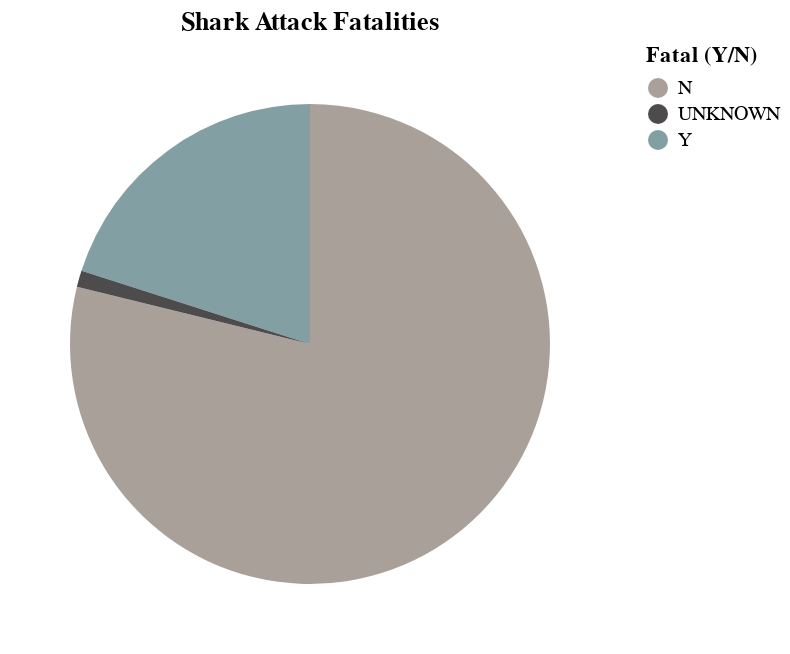

The notebook cell this image was saved under:
### Code cell
fatal_count = attacks.value_counts('Fatal (Y/N)').to_frame(name = 'Attacks').reset_index()


fatal_pie = alt.Chart(fatal_count, title = 'Shark Attack Fatalities').mark_arc(outerRadius = 120).encode(
    alt.Theta('Attacks').stack(True),
    color = 'Fatal (Y/N)'
).configure_range(
    category={'scheme': color_scheme}
)
#text = fatal_pie.mark_text(radius=140, size=20).encode(text="Attacks:Q")

fatal_pie #+ text

### Figure 1 — Vega-Lite specification as saved in the notebook (floating-point values rounded to 4 significant figures)
{"config": {"view": {"continuousWidth": 300, "continuousHeight": 300}, "range": {"category": {"scheme": ["#e9dfd7", "#c3b8af", "#595959", "#423d3e", "#97bfc5", "#799ba0"]}}}, "data": {"name": "data-9e516a2dd9c1d5ad6f0016680ebf4567"}, "mark": {"type": "arc", "outerRadius": 120}, "encoding": {"color": {"field": "Fatal (Y/N)", "type": "nominal"}, "theta": {"field": "Attacks", "stack": true, "type": "quantitative"}}, "title": "Shark Attack Fatalities", "$schema": "https://vega.github.io/schema/vega-lite/v5.14.1.json", "datasets": {"data-9e516a2dd9c1d5ad6f0016680ebf4567": [{"Fatal (Y/N)": "N", "Attacks": 4002}, {"Fatal (Y/N)": "Y", "Attacks": 1019}, {"Fatal (Y/N)": "UNKNOWN", "Attacks": 56}]}}
